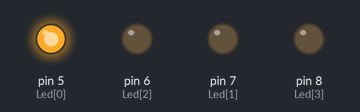
The sketch below on a simulated Arduino Uno, built with avr-gcc and run on an emulated ATmega328P. Parts: output pins drawn as LEDs (lit = HIGH).

Above: at 0.2 s.
At 18.7 s:
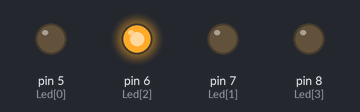
At 21.7 s:
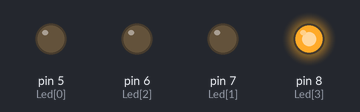
At 29.0 s:
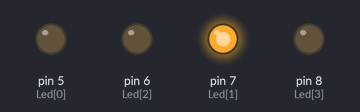
At 39.0 s:
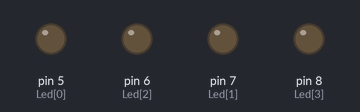
Timing chart, 0 to 52.0 s (numbered marks = the images above):
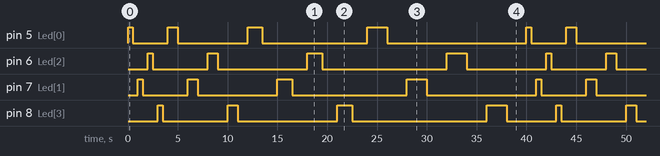

The sketch:

Lab1_2_HW3.ino.ino
```cpp
int Led[4] = {5, 7, 6, 8};

void setup() {
  // put your setup code here, to run once:
  int i;
  for(i = 0; i < 4; i++)
    pinMode(Led[i], OUTPUT);
}

void loop() {
  // put your main code here, to run repeatedly:
  int i, j;
  int del = 500;
  for(i = 0; i < 4; i++){
    for(j = 0; j < 4; j++){
      digitalWrite(Led[j], HIGH);
      delay(del);
      digitalWrite(Led[j], LOW);
      delay(del);
    }
    if(del == 2000)
      del = 500;
    else
      del += 500;
  }
}
```

Measured:
- by itself, pin 5 (Led[0]): repeats every 40.0 s: LOW 3.5 s, HIGH 1.0 s, LOW 7.0 s, HIGH 1.5 s, LOW 10.5 s, HIGH 2.0 s, LOW 14.0 s, HIGH 0.50 s
- by itself, pin 6 (Led[2]): repeats every 40.0 s: LOW 5.5 s, HIGH 1.0 s, LOW 9.0 s, HIGH 1.5 s, LOW 12.5 s, HIGH 2.0 s, LOW 8.0 s, HIGH 0.50 s
- by itself, pin 7 (Led[1]): repeats every 40.0 s: LOW 4.5 s, HIGH 1.0 s, LOW 8.0 s, HIGH 1.5 s, LOW 11.5 s, HIGH 2.0 s, LOW 11.0 s, HIGH 0.50 s
- by itself, pin 8 (Led[3]): repeats every 40.0 s: LOW 6.5 s, HIGH 1.0 s, LOW 10.0 s, HIGH 1.5 s, LOW 13.5 s, HIGH 2.0 s, LOW 5.0 s, HIGH 0.50 s
